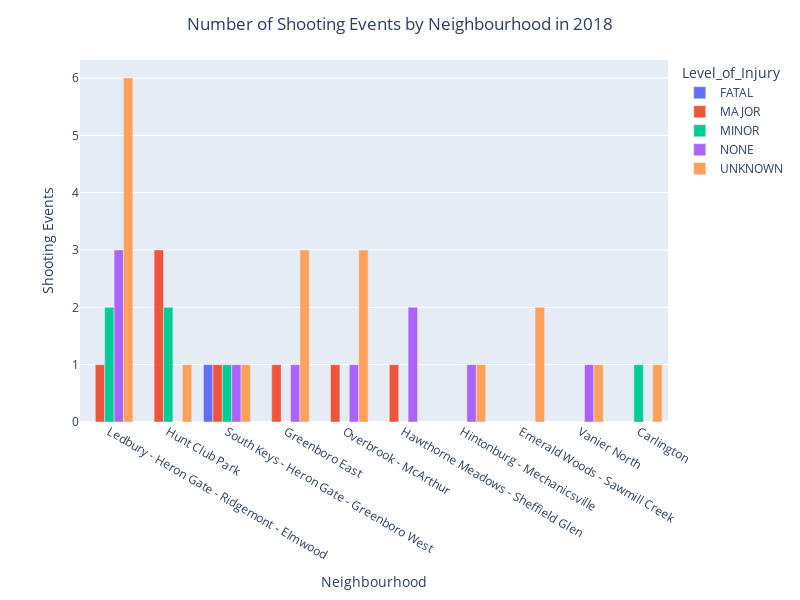

Notebook source saved alongside this figure:
### Code cell
fig = px.bar(pivot_Top10N_df, x =pivot_Top10N_df.index, y =pivot_Top10N_df.columns, width=800, height=600, barmode='group',
        labels={"value" : 'Shooting Events', 'index':'Neighbourhood'},
        #title= f'Number of Shooting Events by Neighbourhood in {year_input}')
)
fig.update_layout(title={
                         'text': f'Number of Shooting Events by Neighbourhood in {year_input}',
                         'x': 0.5,  # Center the title horizontally
                         'xanchor': 'center'  # Anchor the title to the center
})

fig

### Figure 1 — Plotly figure (JSON) as saved in the notebook; plotly's stock layout.template omitted (floating-point values rounded to 4 significant figures)
{"data": [{"alignmentgroup": "True", "hovertemplate": "Level_of_Injury=FATAL<br>Neighbourhood=%{x}<br>Shooting Events=%{y}<extra></extra>", "legendgroup": "FATAL", "marker": {"color": "#636efa", "pattern": {"shape": ""}}, "name": "FATAL", "offsetgroup": "FATAL", "orientation": "v", "showlegend": true, "textposition": "auto", "x": ["Ledbury - Heron Gate - Ridgemont - Elmwood", "Hunt Club Park", "South Keys - Heron Gate - Greenboro West", "Greenboro East", "Overbrook - McArthur", "Hawthorne Meadows - Sheffield Glen", "Hintonburg - Mechanicsville", "Emerald Woods - Sawmill Creek", "Vanier North", "Carlington"], "xaxis": "x", "y": [null, null, 1, null, null, null, null, null, null, null], "yaxis": "y", "type": "bar"}, {"alignmentgroup": "True", "hovertemplate": "Level_of_Injury=MAJOR<br>Neighbourhood=%{x}<br>Shooting Events=%{y}<extra></extra>", "legendgroup": "MAJOR", "marker": {"color": "#EF553B", "pattern": {"shape": ""}}, "name": "MAJOR", "offsetgroup": "MAJOR", "orientation": "v", "showlegend": true, "textposition": "auto", "x": ["Ledbury - Heron Gate - Ridgemont - Elmwood", "Hunt Club Park", "South Keys - Heron Gate - Greenboro West", "Greenboro East", "Overbrook - McArthur", "Hawthorne Meadows - Sheffield Glen", "Hintonburg - Mechanicsville", "Emerald Woods - Sawmill Creek", "Vanier North", "Carlington"], "xaxis": "x", "y": [1, 3, 1, 1, 1, 1, null, null, null, null], "yaxis": "y", "type": "bar"}, {"alignmentgroup": "True", "hovertemplate": "Level_of_Injury=MINOR<br>Neighbourhood=%{x}<br>Shooting Events=%{y}<extra></extra>", "legendgroup": "MINOR", "marker": {"color": "#00cc96", "pattern": {"shape": ""}}, "name": "MINOR", "offsetgroup": "MINOR", "orientation": "v", "showlegend": true, "textposition": "auto", "x": ["Ledbury - Heron Gate - Ridgemont - Elmwood", "Hunt Club Park", "South Keys - Heron Gate - Greenboro West", "Greenboro East", "Overbrook - McArthur", "Hawthorne Meadows - Sheffield Glen", "Hintonburg - Mechanicsville", "Emerald Woods - Sawmill Creek", "Vanier North", "Carlington"], "xaxis": "x", "y": [2, 2, 1, null, null, null, null, null, null, 1], "yaxis": "y", "type": "bar"}, {"alignmentgroup": "True", "hovertemplate": "Level_of_Injury=NONE<br>Neighbourhood=%{x}<br>Shooting Events=%{y}<extra></extra>", "legendgroup": "NONE", "marker": {"color": "#ab63fa", "pattern": {"shape": ""}}, "name": "NONE", "offsetgroup": "NONE", "orientation": "v", "showlegend": true, "textposition": "auto", "x": ["Ledbury - Heron Gate - Ridgemont - Elmwood", "Hunt Club Park", "South Keys - Heron Gate - Greenboro West", "Greenboro East", "Overbrook - McArthur", "Hawthorne Meadows - Sheffield Glen", "Hintonburg - Mechanicsville", "Emerald Woods - Sawmill Creek", "Vanier North", "Carlington"], "xaxis": "x", "y": [3, null, 1, 1, 1, 2, 1, null, 1, null], "yaxis": "y", "type": "bar"}, {"alignmentgroup": "True", "hovertemplate": "Level_of_Injury=UNKNOWN<br>Neighbourhood=%{x}<br>Shooting Events=%{y}<extra></extra>", "legendgroup": "UNKNOWN", "marker": {"color": "#FFA15A", "pattern": {"shape": ""}}, "name": "UNKNOWN", "offsetgroup": "UNKNOWN", "orientation": "v", "showlegend": true, "textposition": "auto", "x": ["Ledbury - Heron Gate - Ridgemont - Elmwood", "Hunt Club Park", "South Keys - Heron Gate - Greenboro West", "Greenboro East", "Overbrook - McArthur", "Hawthorne Meadows - Sheffield Glen", "Hintonburg - Mechanicsville", "Emerald Woods - Sawmill Creek", "Vanier North", "Carlington"], "xaxis": "x", "y": [6, 1, 1, 3, 3, null, 1, 2, 1, 1], "yaxis": "y", "type": "bar"}], "layout": {"xaxis": {"anchor": "y", "domain": [0, 1], "title": {"text": "Neighbourhood"}}, "yaxis": {"anchor": "x", "domain": [0, 1], "title": {"text": "Shooting Events"}}, "legend": {"title": {"text": "Level_of_Injury"}, "tracegroupgap": 0}, "margin": {"t": 60}, "barmode": "group", "height": 600, "width": 800, "title": {"text": "Number of Shooting Events by Neighbourhood in 2018", "x": 0.5, "xanchor": "center"}}}
